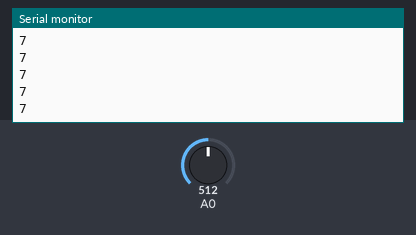
The sketch below on a simulated Arduino Uno, built with avr-gcc and run on an emulated ATmega328P. Parts: the last lines printed to the serial monitor. The inputs (shaded band) are chosen by the test bench; at power-on: A0 = 512.

Above: at 1.2 s.
1.3 s: A0 set to 716
At 2.0 s:
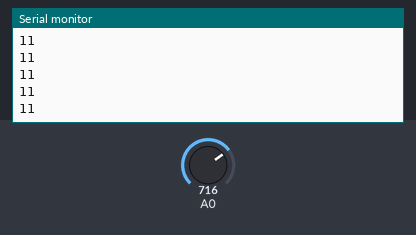
2.8 s: A0 set to 900
At 3.6 s:
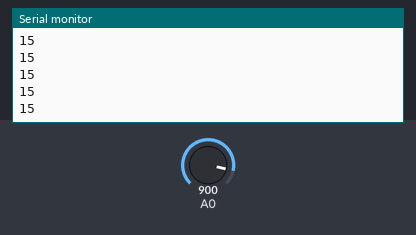
Timing chart, 0 to 5.8 s (numbered marks = the images above; inputs shaded):
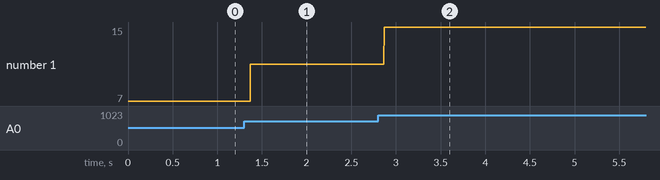

The sketch:

Aux_reader_test.ino
```cpp
void setup() {
  Serial.begin(9600);
}

void loop() {
  int val = analogRead(A0);
  int filteredval = map(val,150,300,0,3);

  Serial.println(filteredval);
}
```

Measured:
- after the input at 1.3 s, the serial monitor: prints a new line after 0.07 s (image 1)
- after the input at 2.8 s, the serial monitor: prints a new line after 0.07 s (image 2)
- plotted number 1: 7 → 11 after the input at 1.3 s, 11 → 15 after the input at 2.8 s
